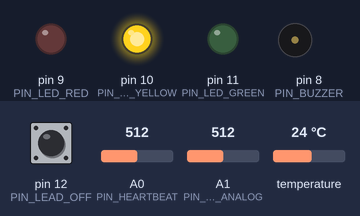
Bench run of a sketch on a simulated Arduino Uno, built with avr-gcc and run on an emulated ATmega328P. Shown: output pins drawn as LEDs (lit = HIGH), buzzer (waves = sounding, pin HIGH). Inputs (shaded band) come from the test bench; at power-on: A0 (PIN_HEARTBEAT) = 512, A1 (PIN_ECG_ANALOG) = 512, pin 12 (PIN_LEAD_OFF) HIGH, temperature 24 °C. What the sketch prints to the serial monitor is not drawn.

Above: at 0.26 s.
At 0.76 s:
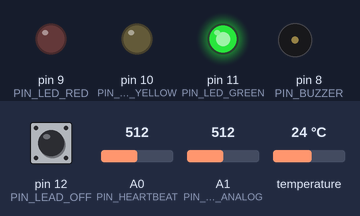
At 1.2 s:
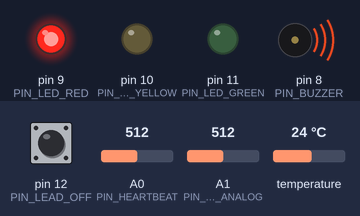
1.3 s: A0 (PIN_HEARTBEAT) set to 989
2.8 s: A0 (PIN_HEARTBEAT) set to 1018
4.4 s: A1 (PIN_ECG_ANALOG) set to 105
5.9 s: A1 (PIN_ECG_ANALOG) set to 90
Timing chart, 0 to 8.9 s (numbered marks = the images above; inputs shaded):
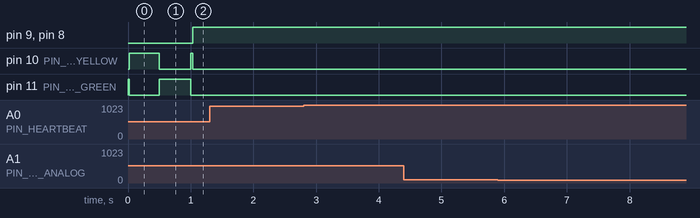

The sketch:

kidney_node.ino
```cpp
/*
 * CARE — Clinical Action and Response Engine
 * Firmware: Kidney / Dialysis Bed Node (Bed 2)
 *
 * Tier 1 Device: Dialysis machine (simulated via software)
 * Profile: Kidney — fluid balance, dialysis pressure, AKI early warning
 *
 * Hardware: Same as Cardiac node, different thresholds.
 * Since we don't have a real dialysis machine, the server's simulator
 * generates dialysis-specific data. This Arduino focuses on SpO2/pulse
 * (via KY-039), temperature, and ECG as secondary monitoring.
 *
 * Pins:
 *   A0  — KY-039 heartbeat sensor (proxy for SpO2 trends)
 *   A1  — ECG electrode (raw analog)
 *   D2  — DS18B20 temperature probe
 *   D8  — Buzzer
 *   D9  — Red LED (critical)
 *   D10 — Yellow LED (medium)
 *   D11 — Green LED (normal)
 *   D12 — ECG lead-off detection
 *
 * Serial: 115200 baud, JSON packets every 100ms
 */

#include <OneWire.h>
#include <DallasTemperature.h>

// ─── Pin Definitions ───────────────────────────────────────────────
#define PIN_HEARTBEAT   A0
#define PIN_ECG_ANALOG  A1
#define PIN_TEMP_DATA   2
#define PIN_BUZZER      8
#define PIN_LED_RED     9
#define PIN_LED_YELLOW  10
#define PIN_LED_GREEN   11
#define PIN_LEAD_OFF    12

// ─── Node Identity ─────────────────────────────────────────────────
#define NODE_ID         2
#define PROFILE         "kidney"

// ─── Alarm Thresholds (Kidney Profile) ─────────────────────────────
// In kidney profile, temperature is MORE critical (infection risk)
// and HR thresholds are slightly more sensitive (fluid overload)
#define HR_CRITICAL_HIGH  140   // Lower threshold — fluid overload risk
#define HR_HIGH           110   // Tachycardia during dialysis
#define HR_LOW            55    // Slightly more tolerant
#define HR_CRITICAL_LOW   40    // Same critical low
#define HR_FLATLINE_MS    5000

// Temperature — tighter bounds for infection/sepsis monitoring
#define TEMP_HIGH         38.0  // Lower fever threshold (infection concern)
#define TEMP_CRITICAL     39.5  // Critical in dialysis patient
#define TEMP_LOW          35.5  // Hypothermia — dialysate cooling?
#define TEMP_CRITICAL_LOW 34.5

// ECG Signal Quality
#define ECG_NOISE_THRESHOLD   800
#define ECG_LOW_THRESHOLD     50

// SpO2 proxy thresholds (from KY-039 amplitude)
// The KY-039 amplitude correlates loosely with perfusion
#define SPO2_PROXY_LOW        400   // ADC value — suggests poor perfusion
#define SPO2_PROXY_CRITICAL   300   // Very poor signal/perfusion

// ─── Timing ────────────────────────────────────────────────────────
#define SERIAL_INTERVAL_MS    100
#define TEMP_READ_INTERVAL_MS 1000
#define BUZZER_BEEP_MS        150
#define BUZZER_PAUSE_MS       100
#define LED_BLINK_INTERVAL_MS 500

// ─── Heart Rate Detection ──────────────────────────────────────────
#define HR_SAMPLE_WINDOW      10
#define HR_PEAK_THRESHOLD     550
#define HR_MIN_PEAK_INTERVAL  300
#define HR_MAX_PEAK_INTERVAL  2000

// ─── Temperature Sensor ────────────────────────────────────────────
OneWire oneWire(PIN_TEMP_DATA);
DallasTemperature tempSensor(&oneWire);

// ─── State Variables ───────────────────────────────────────────────
unsigned long beatTimestamps[HR_SAMPLE_WINDOW];
int beatIndex = 0;
int beatCount = 0;
unsigned long lastPeakTime = 0;
bool wasBelowThreshold = true;
int currentHR = 0;
int rawHeartbeat = 0;
int peakAmplitude = 0;  // Track peak amplitude for SpO2 proxy

int rawECG = 0;
bool leadOff = false;
int ecgQuality = 100;

float currentTemp = 0.0;
unsigned long lastTempRead = 0;
bool tempReady = false;

// SpO2 proxy tracking
int spo2ProxyAvg = 512;  // Running average of heartbeat signal peak
int spo2ProxySamples[8];
int spo2ProxyIdx = 0;

// Alarms
#define ALARM_NONE           0x0000
#define ALARM_HR_CRIT_HIGH   0x0001
#define ALARM_HR_HIGH        0x0002
#define ALARM_HR_LOW         0x0004
#define ALARM_HR_CRIT_LOW    0x0008
#define ALARM_FLATLINE       0x0010
#define ALARM_TEMP_HIGH      0x0020
#define ALARM_TEMP_CRITICAL  0x0040
#define ALARM_TEMP_LOW       0x0080
#define ALARM_TEMP_CRIT_LOW  0x0100
#define ALARM_LEAD_OFF       0x0200
#define ALARM_ECG_NOISE      0x0400
#define ALARM_SPO2_LOW       0x0800  // Kidney-specific: poor perfusion
#define ALARM_SPO2_CRITICAL  0x1000

uint16_t activeAlarms = ALARM_NONE;
uint16_t prevAlarms = ALARM_NONE;

// Repeated alarm tracking for Technician loop
uint16_t spo2AlarmCount = 0;        // Count of SpO2 alarms (for tech task trigger)
unsigned long spo2AlarmWindowStart = 0;
#define SPO2_ALARM_TECH_THRESHOLD  5  // N alarms in T minutes → tech task
#define SPO2_ALARM_WINDOW_MS  300000  // 5 minutes

unsigned long lastSerialSend = 0;
unsigned long lastBuzzerToggle = 0;
bool buzzerState = false;
int buzzerBeepCount = 0;
int alarmPriority = 0;
bool techTaskTriggered = false;


// ════════════════════════════════════════════════════════════════════
void setup() {
  Serial.begin(115200);
  while (!Serial) { ; }

  pinMode(PIN_HEARTBEAT, INPUT);
  pinMode(PIN_ECG_ANALOG, INPUT);
  pinMode(PIN_LEAD_OFF, INPUT_PULLUP);
  pinMode(PIN_BUZZER, OUTPUT);
  pinMode(PIN_LED_RED, OUTPUT);
  pinMode(PIN_LED_YELLOW, OUTPUT);
  pinMode(PIN_LED_GREEN, OUTPUT);

  digitalWrite(PIN_BUZZER, LOW);
  digitalWrite(PIN_LED_RED, LOW);
  digitalWrite(PIN_LED_YELLOW, LOW);
  digitalWrite(PIN_LED_GREEN, HIGH);

  tempSensor.begin();
  tempSensor.setResolution(12);
  tempSensor.setWaitForConversion(false);

  for (int i = 0; i < HR_SAMPLE_WINDOW; i++) beatTimestamps[i] = 0;
  for (int i = 0; i < 8; i++) spo2ProxySamples[i] = 512;

  tempSensor.requestTemperatures();
  lastTempRead = millis();

  Serial.println("{\"event\":\"boot\",\"node\":" + String(NODE_ID) +
                 ",\"profile\":\"" + String(PROFILE) + "\"}");
}


// ════════════════════════════════════════════════════════════════════
void loop() {
  unsigned long now = millis();

  readHeartbeat(now);
  readECG();
  readTemperature(now);
  evaluateAlarms(now);
  driveSafetyOutputs(now);

  if (now - lastSerialSend >= SERIAL_INTERVAL_MS) {
    sendSerialData(now);
    lastSerialSend = now;
  }
}


// ════════════════════════════════════════════════════════════════════
// SENSOR READING
// ════════════════════════════════════════════════════════════════════

void readHeartbeat(unsigned long now) {
  rawHeartbeat = analogRead(PIN_HEARTBEAT);

  // Track peak amplitude for SpO2 proxy
  if (rawHeartbeat > peakAmplitude) {
    peakAmplitude = rawHeartbeat;
  }

  // Peak detection
  if (rawHeartbeat > HR_PEAK_THRESHOLD && wasBelowThreshold) {
    unsigned long interval = now - lastPeakTime;

    if (interval > HR_MIN_PEAK_INTERVAL) {
      wasBelowThreshold = false;
      lastPeakTime = now;

      // Store SpO2 proxy (peak amplitude of this beat)
      spo2ProxySamples[spo2ProxyIdx] = peakAmplitude;
      spo2ProxyIdx = (spo2ProxyIdx + 1) % 8;
      peakAmplitude = 0;

      // Calculate running average for SpO2 proxy
      long sum = 0;
      for (int i = 0; i < 8; i++) sum += spo2ProxySamples[i];
      spo2ProxyAvg = sum / 8;

      // HR calculation
      beatTimestamps[beatIndex] = now;
      beatIndex = (beatIndex + 1) % HR_SAMPLE_WINDOW;
      if (beatCount < HR_SAMPLE_WINDOW) beatCount++;

      if (beatCount >= 2) {
        int oldest = (beatIndex - beatCount + HR_SAMPLE_WINDOW) % HR_SAMPLE_WINDOW;
        int newest = (beatIndex - 1 + HR_SAMPLE_WINDOW) % HR_SAMPLE_WINDOW;
        unsigned long totalInterval = beatTimestamps[newest] - beatTimestamps[oldest];
        if (totalInterval > 0 && beatCount > 1) {
          float avgInterval = (float)totalInterval / (float)(beatCount - 1);
          currentHR = (int)(60000.0 / avgInterval);
          if (currentHR < 0) currentHR = 0;
          if (currentHR > 300) currentHR = 300;
        }
      }
    }
  }

  if (rawHeartbeat < HR_PEAK_THRESHOLD - 50) {
    wasBelowThreshold = true;
  }
}

void readECG() {
  rawECG = analogRead(PIN_ECG_ANALOG);
  leadOff = (digitalRead(PIN_LEAD_OFF) == HIGH);

  if (leadOff) {
    ecgQuality = 0;
  } else if (rawECG > ECG_NOISE_THRESHOLD || rawECG < ECG_LOW_THRESHOLD) {
    ecgQuality = max(0, ecgQuality - 5);
  } else {
    ecgQuality = min(100, ecgQuality + 2);
  }
}

void readTemperature(unsigned long now) {
  if (now - lastTempRead >= TEMP_READ_INTERVAL_MS) {
    if (tempSensor.isConversionComplete()) {
      float reading = tempSensor.getTempCByIndex(0);
      if (reading != -127.0 && reading != 85.0) {
        currentTemp = reading;
        tempReady = true;
      }
      tempSensor.requestTemperatures();
      lastTempRead = now;
    }
  }
}


// ════════════════════════════════════════════════════════════════════
// ALARM EVALUATION
// ════════════════════════════════════════════════════════════════════

void evaluateAlarms(unsigned long now) {
  prevAlarms = activeAlarms;
  activeAlarms = ALARM_NONE;
  alarmPriority = 0;

  // ── Heart Rate ────────────────────────────────────────────────
  if (beatCount > 0 && (now - lastPeakTime > HR_FLATLINE_MS)) {
    activeAlarms |= ALARM_FLATLINE;
    alarmPriority = 3;
  }

  if (currentHR > 0) {
    if (currentHR >= HR_CRITICAL_HIGH) {
      activeAlarms |= ALARM_HR_CRIT_HIGH;
      alarmPriority = max(alarmPriority, 3);
    } else if (currentHR >= HR_HIGH) {
      activeAlarms |= ALARM_HR_HIGH;
      alarmPriority = max(alarmPriority, 2);
    }
    if (currentHR <= HR_CRITICAL_LOW) {
      activeAlarms |= ALARM_HR_CRIT_LOW;
      alarmPriority = max(alarmPriority, 3);
    } else if (currentHR <= HR_LOW) {
      activeAlarms |= ALARM_HR_LOW;
      alarmPriority = max(alarmPriority, 2);
    }
  }

  // ── Temperature ───────────────────────────────────────────────
  if (tempReady) {
    if (currentTemp >= TEMP_CRITICAL) {
      activeAlarms |= ALARM_TEMP_CRITICAL;
      alarmPriority = max(alarmPriority, 3);
    } else if (currentTemp >= TEMP_HIGH) {
      activeAlarms |= ALARM_TEMP_HIGH;
      alarmPriority = max(alarmPriority, 2);  // Higher priority for kidney (infection)
    }
    if (currentTemp <= TEMP_CRITICAL_LOW) {
      activeAlarms |= ALARM_TEMP_CRIT_LOW;
      alarmPriority = max(alarmPriority, 3);
    } else if (currentTemp <= TEMP_LOW) {
      activeAlarms |= ALARM_TEMP_LOW;
      alarmPriority = max(alarmPriority, 1);
    }
  }

  // ── SpO2 Proxy ────────────────────────────────────────────────
  if (spo2ProxyAvg < SPO2_PROXY_CRITICAL) {
    activeAlarms |= ALARM_SPO2_CRITICAL;
    alarmPriority = max(alarmPriority, 3);
  } else if (spo2ProxyAvg < SPO2_PROXY_LOW) {
    activeAlarms |= ALARM_SPO2_LOW;
    alarmPriority = max(alarmPriority, 2);

    // Track repeated SpO2 alarms for Technician task
    if (!(prevAlarms & ALARM_SPO2_LOW)) {  // New alarm onset
      if (now - spo2AlarmWindowStart > SPO2_ALARM_WINDOW_MS) {
        spo2AlarmCount = 0;
        spo2AlarmWindowStart = now;
      }
      spo2AlarmCount++;
    }
  }

  // ── Lead-Off ──────────────────────────────────────────────────
  if (leadOff) {
    activeAlarms |= ALARM_LEAD_OFF;
    alarmPriority = max(alarmPriority, 1);  // Lower for kidney (ECG is secondary)
  }

  // ── ECG Noise ─────────────────────────────────────────────────
  if (ecgQuality < 30 && !leadOff) {
    activeAlarms |= ALARM_ECG_NOISE;
    alarmPriority = max(alarmPriority, 1);
  }

  // ── Technician Task Flag ──────────────────────────────────────
  if (spo2AlarmCount >= SPO2_ALARM_TECH_THRESHOLD && !techTaskTriggered) {
    techTaskTriggered = true;  // Will be sent in serial data
  }
}


// ════════════════════════════════════════════════════════════════════
// LOCAL SAFETY PATH
// ════════════════════════════════════════════════════════════════════

void driveSafetyOutputs(unsigned long now) {
  // LEDs
  if (alarmPriority == 3) {
    digitalWrite(PIN_LED_RED, HIGH);
    digitalWrite(PIN_LED_YELLOW, LOW);
    digitalWrite(PIN_LED_GREEN, LOW);
  } else if (alarmPriority == 2) {
    digitalWrite(PIN_LED_RED, LOW);
    digitalWrite(PIN_LED_YELLOW, HIGH);
    digitalWrite(PIN_LED_GREEN, LOW);
  } else if (alarmPriority == 1) {
    digitalWrite(PIN_LED_RED, LOW);
    if ((now / LED_BLINK_INTERVAL_MS) % 2 == 0) {
      digitalWrite(PIN_LED_YELLOW, HIGH);
      digitalWrite(PIN_LED_GREEN, LOW);
    } else {
      digitalWrite(PIN_LED_YELLOW, LOW);
      digitalWrite(PIN_LED_GREEN, HIGH);
    }
  } else {
    digitalWrite(PIN_LED_RED, LOW);
    digitalWrite(PIN_LED_YELLOW, LOW);
    digitalWrite(PIN_LED_GREEN, HIGH);
  }

  // Buzzer
  if (alarmPriority == 3) {
    digitalWrite(PIN_BUZZER, HIGH);
  } else if (alarmPriority == 2) {
    if (now - lastBuzzerToggle >= (buzzerState ? BUZZER_BEEP_MS : BUZZER_PAUSE_MS)) {
      buzzerState = !buzzerState;
      lastBuzzerToggle = now;
      if (buzzerState) {
        buzzerBeepCount++;
        if (buzzerBeepCount > 3) {
          buzzerBeepCount = 0;
          buzzerState = false;
          lastBuzzerToggle = now + 500;
        }
      }
      digitalWrite(PIN_BUZZER, buzzerState ? HIGH : LOW);
    }
  } else if (alarmPriority == 1) {
    if (now - lastBuzzerToggle >= 2000) {
      digitalWrite(PIN_BUZZER, HIGH);
      delay(50);
      digitalWrite(PIN_BUZZER, LOW);
      lastBuzzerToggle = now;
    }
  } else {
    digitalWrite(PIN_BUZZER, LOW);
    buzzerBeepCount = 0;
  }
}


// ════════════════════════════════════════════════════════════════════
// SERIAL OUTPUT
// ════════════════════════════════════════════════════════════════════

void sendSerialData(unsigned long now) {
  Serial.print("{\"node\":");
  Serial.print(NODE_ID);
  Serial.print(",\"ts\":");
  Serial.print(now);
  Serial.print(",\"profile\":\"");
  Serial.print(PROFILE);
  Serial.print("\",\"hr\":");
  Serial.print(currentHR);
  Serial.print(",\"hr_raw\":");
  Serial.print(rawHeartbeat);
  Serial.print(",\"ecg\":");
  Serial.print(rawECG);
  Serial.print(",\"ecg_quality\":");
  Serial.print(ecgQuality);
  Serial.print(",\"temp\":");
  Serial.print(currentTemp, 1);
  Serial.print(",\"spo2_proxy\":");
  Serial.print(spo2ProxyAvg);
  Serial.print(",\"lead_off\":");
  Serial.print(leadOff ? "true" : "false");
  Serial.print(",\"alarm_flags\":");
  Serial.print(activeAlarms);
  Serial.print(",\"priority\":");
  Serial.print(alarmPriority);
  Serial.print(",\"spo2_alarm_count\":");
  Serial.print(spo2AlarmCount);
  Serial.print(",\"tech_task\":");
  Serial.print(techTaskTriggered ? "true" : "false");

  // Alarm names
  Serial.print(",\"alarms\":[");
  bool first = true;
  if (activeAlarms & ALARM_HR_CRIT_HIGH)  { printAlarmName("HR_CRITICAL_HIGH", first); }
  if (activeAlarms & ALARM_HR_HIGH)       { printAlarmName("HR_HIGH", first); }
  if (activeAlarms & ALARM_HR_LOW)        { printAlarmName("HR_LOW", first); }
  if (activeAlarms & ALARM_HR_CRIT_LOW)   { printAlarmName("HR_CRITICAL_LOW", first); }
  if (activeAlarms & ALARM_FLATLINE)      { printAlarmName("FLATLINE", first); }
  if (activeAlarms & ALARM_TEMP_HIGH)     { printAlarmName("TEMP_HIGH", first); }
  if (activeAlarms & ALARM_TEMP_CRITICAL) { printAlarmName("TEMP_CRITICAL", first); }
  if (activeAlarms & ALARM_TEMP_LOW)      { printAlarmName("TEMP_LOW", first); }
  if (activeAlarms & ALARM_TEMP_CRIT_LOW) { printAlarmName("TEMP_CRITICAL_LOW", first); }
  if (activeAlarms & ALARM_LEAD_OFF)      { printAlarmName("LEAD_OFF", first); }
  if (activeAlarms & ALARM_ECG_NOISE)     { printAlarmName("ECG_NOISE", first); }
  if (activeAlarms & ALARM_SPO2_LOW)      { printAlarmName("SPO2_LOW", first); }
  if (activeAlarms & ALARM_SPO2_CRITICAL) { printAlarmName("SPO2_CRITICAL", first); }
  Serial.print("]");

  Serial.println("}");
}

void printAlarmName(const char* name, bool &first) {
  if (!first) Serial.print(",");
  Serial.print("\"");
  Serial.print(name);
  Serial.print("\"");
  first = false;
}
```

Measured:
- after the input at 1.3 s, every drawn part: stays the same
- after the input at 2.8 s, every drawn part: stays the same
- after the input at 4.4 s, every drawn part: stays the same
- after the input at 5.9 s, every drawn part: stays the same
